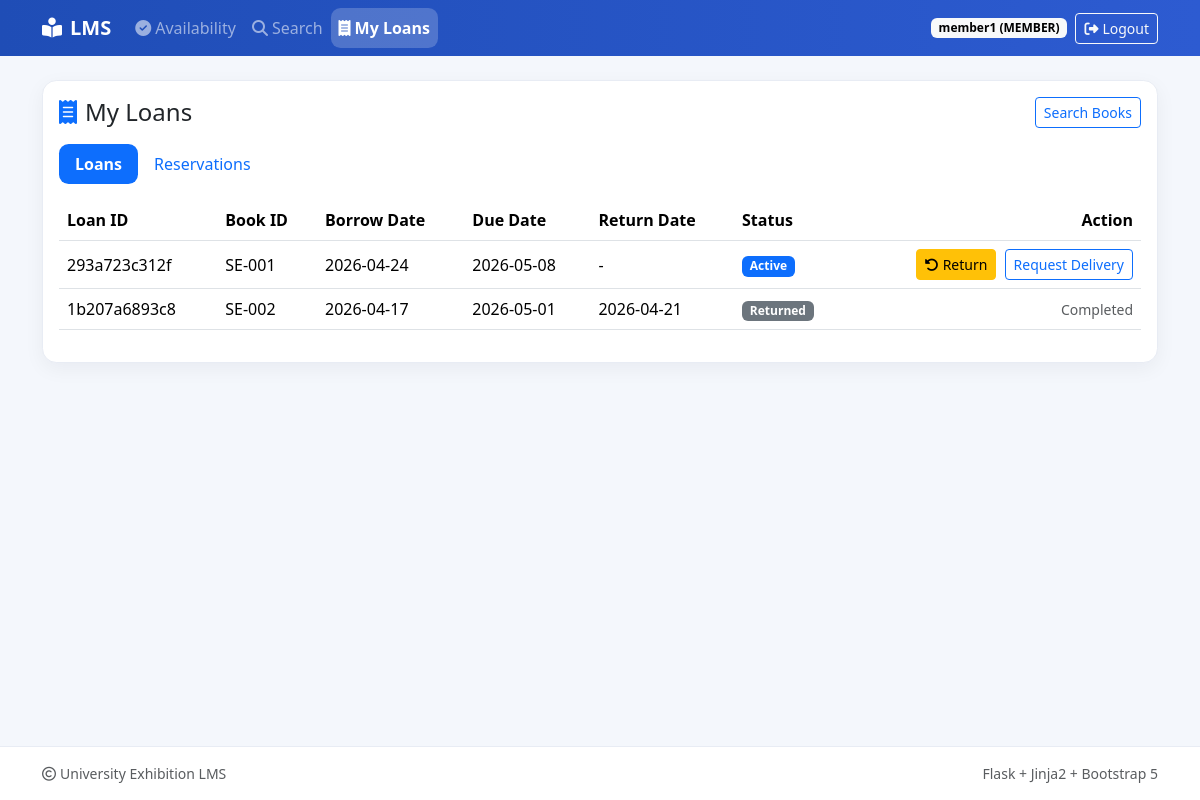
The app's page /member/loans (signed in), older data.
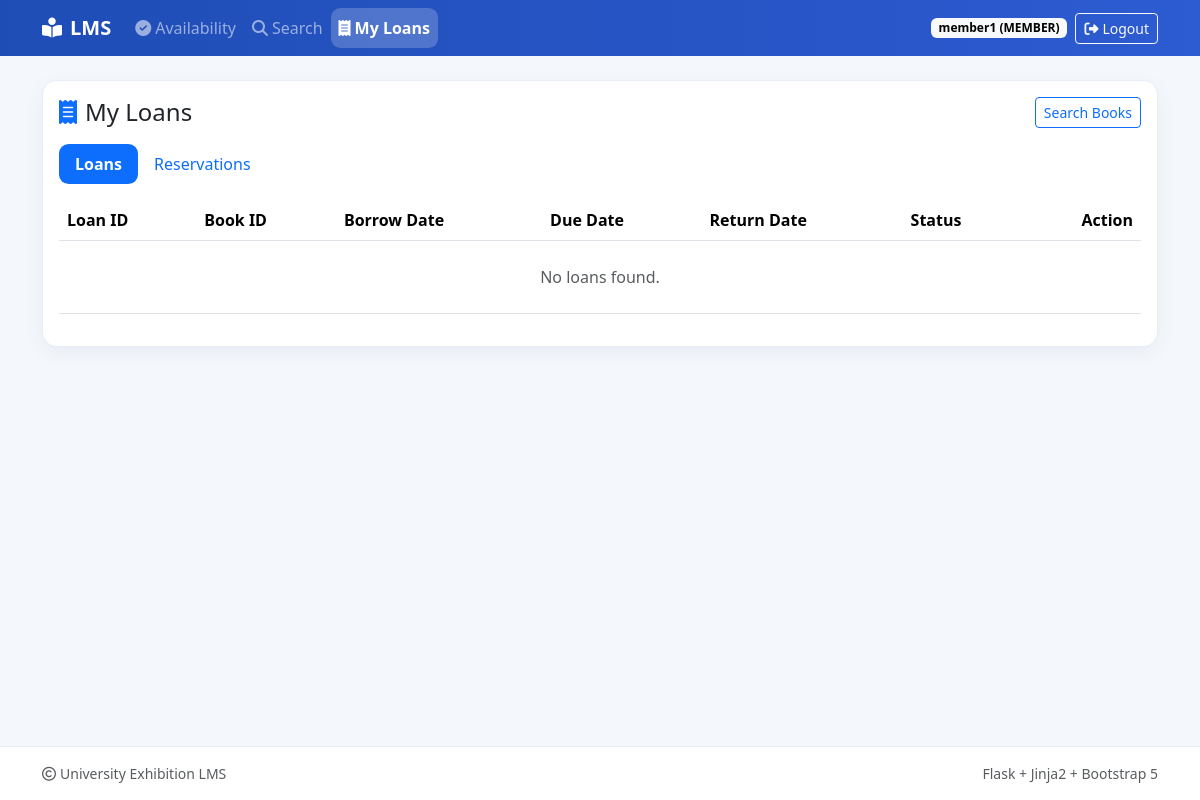
The same page, newer data.
### app/models.py (models this page shows, shortened)
class Loan(db.Model):
    __tablename__ = "loans"
    loanID = db.Column(db.String, primary_key=True)
    bookID = db.Column(db.String, db.ForeignKey("books.bookID"), nullable=False)
    memberID = db.Column(db.String, db.ForeignKey("members.userID"), nullable=False)
    borrowDate = db.Column(db.Date, nullable=False)
    dueDate = db.Column(db.Date, nullable=False)
    returnDate = db.Column(db.Date, nullable=True)
    status = db.Column(db.Enum(LoanStatus), nullable=False)
    member = db.relationship("Member", back_populates="loans")
    book = db.relationship("Book", back_populates="loans")
    deliveryRequest = db.relationship("DeliveryRequest", back_populates="loan", uselist=False, cascade="all, delete-orphan")

### app/routes/member.py (the view)
@member_bp.route("/loans", methods=["GET"])
@member_required
def my_loans():
    member_service = MemberService()
    loans = member_service.viewMyLoans()
    reservations = member_service.getActiveReservations()
    return render_template(
        "member/my_loans.html",
        loans=loans,
        reservations=reservations,
        today=date.today(),
    )

### app/routes/member.py (called while the page is built)
def member_required(view):
    @wraps(view)
    def wrapped(*args, **kwargs):
        if session.get("user_id") is None:
            flash("Please log in first.", "warning")
            return redirect(url_for("auth.login"))
        if session.get("role") != "MEMBER":
            flash("Member access required.", "danger")
            return redirect(url_for("auth.index"))
        return view(*args, **kwargs)
    return wrapped

### app/services/member_service.py (called while the page is built)
    def _is_authenticated_member(self) -> bool:
        return session.get("user_id") is not None and session.get("role") == UserRole.MEMBER.value

    def _expire_reservations(self) -> None:
        now = datetime.utcnow()
        expired = Reservation.query.filter(Reservation.status == "active", Reservation.expires_at < now).all()
        if expired:
            for reservation in expired:
                reservation.status = "expired"
            db.session.commit()

    def viewMyLoans(self) -> list[Loan]:
        if not self._is_authenticated_member():
            self.last_message = "Please log in first."
            return []
        self._expire_reservations()
        loans = Loan.query.filter_by(memberID=session["user_id"]).order_by(Loan.borrowDate.desc()).all()
        self.last_message = f"Found {len(loans)} loan(s)."
        return loans

    def getActiveReservations(self, memberId: str | None = None) -> list[Reservation]:
        if memberId is None:
            if not self._is_authenticated_member():
                return []
            memberId = session["user_id"]
        self._expire_reservations()
        return (
            Reservation.query.filter_by(member_id=memberId, status="active")
            .order_by(Reservation.reserved_at.desc())
            .all()
        )

### app/templates/member/my_loans.html (shortened to what this page needs)
{% extends "base.html" %}
{% block content %}
<div class="card">
  <div class="card-body">
    <div class="d-flex justify-content-between align-items-center mb-3">
      <h1 class="h4 mb-0"><i class="fa-solid fa-receipt me-2 text-primary"></i>My Loans</h1>
      <a href="{{ url_for('member.search') }}" class="btn btn-outline-primary btn-sm">Search Books</a>
    </div>
    <ul class="nav nav-pills mb-3" role="tablist">
      <li class="nav-item" role="presentation">
        <button class="nav-link active" data-bs-toggle="tab" data-bs-target="#loansTab" type="button">Loans</button>
      </li>
      <li class="nav-item" role="presentation">
        <button class="nav-link" data-bs-toggle="tab" data-bs-target="#reservationsTab" type="button">Reservations</button>
      </li>
    </ul>
    <div class="tab-content">
      <div class="tab-pane fade show active" id="loansTab">
        <div class="table-responsive">
      <table class="table table-hover align-middle js-data-table">
        <thead>
          <tr>
            <th>Loan ID</th>
            <th>Book ID</th>
            <th>Borrow Date</th>
            <th>Due Date</th>
            <th>Return Date</th>
            <th>Status</th>
            <th class="text-end">Action</th>
          </tr>
        </thead>
        <tbody>
          {% for loan in loans %}
            <tr>
              <td>{{ loan.loanID }}</td>
              <td>{{ loan.bookID }}</td>
              <td>{{ loan.borrowDate }}</td>
              <td class="{% if loan.status.value != 'RETURNED' and loan.dueDate < today %}text-danger fw-semibold{% endif %}">
                {{ loan.dueDate }}
              </td>
              <td>{{ loan.returnDate or '-' }}</td>
              <td>
                {% if loan.status.value == 'RETURNED' %}
                  <span class="badge text-bg-secondary">Returned</span>
                {% elif loan.status.value == 'OVERDUE' %}
                  <span class="badge text-bg-danger">Overdue</span>
                {% else %}
                  <span class="badge text-bg-primary">Active</span>
                {% endif %}
              </td>
              <td class="text-end">
                {% if loan.status.value != 'RETURNED' %}
                  <form method="post" action="{{ url_for('member.return_book') }}" class="d-inline js-disable-on-submit">
                    <button type="submit" class="btn btn-warning btn-sm"><i class="fa-solid fa-rotate-left me-1"></i>Return</button>
                  </form>
                  {% if loan.status.value == 'ACTIVE' %}
                    {% if loan.deliveryRequest and loan.deliveryRequest.status == 'pending' %}
                      <form method="post" action="{{ url_for('member.cancel_delivery', delivery_id=loan.deliveryRequest.id) }}" class="d-inline js-disable-on-submit">
                        <button type="submit" class="btn btn-outline-danger btn-sm ms-1">Cancel Delivery</button>
                      </form>
                    {% else %}
                      <a href="{{ url_for('member.request_delivery', loan_id=loan.loanID) }}" class="btn btn-outline-primary btn-sm ms-1">Request Delivery</a>
                    {% endif %}
                  {% endif %}
                {% else %}
                  <span class="text-muted small">Completed</span>
                {% endif %}
              </td>
            </tr>
          {% else %}
            <tr><td colspan="7" class="text-center text-muted py-4">No loans found.</td></tr>
          {% endfor %}
        </tbody>
      </table>
        </div>
      </div>
    </div>
  </div>
</div>
{% endblock %}

### app/templates/base.html (shortened to what this page needs)
<!doctype html>
<html lang="en">
<head>
  <link href="https://cdn.jsdelivr.net/npm/bootstrap@5.3.3/dist/css/bootstrap.min.css" rel="stylesheet">
  <link href="https://cdn.jsdelivr.net/npm/@fortawesome/fontawesome-free@6.5.2/css/all.min.css" rel="stylesheet">
  <link href="https://cdn.datatables.net/1.13.8/css/dataTables.bootstrap5.min.css" rel="stylesheet">
</head>
<body>
  {% set ep = request.endpoint or '' %}
  <nav class="navbar navbar-expand-lg navbar-dark" style="background:linear-gradient(90deg,#1f4db6,#2d5bd1);">
    <div class="container">
      <a class="navbar-brand d-flex align-items-center gap-2" href="{{ url_for('auth.index') }}">
        <i class="fa-solid fa-book-open-reader"></i>
        <span>LMS</span>
      </a>
      <div class="collapse navbar-collapse" id="mainNav">
        <ul class="navbar-nav me-auto mb-2 mb-lg-0">
          <li class="nav-item"><a class="nav-link {{ 'active' if ep == 'auth.availability' else '' }}" href="{{ url_for('auth.availability') }}"><i class="fa-solid fa-circle-check me-1"></i>Availability</a></li>
          {% if session.get('role') == 'MEMBER' %}
            <li class="nav-item"><a class="nav-link {{ 'active' if ep == 'member.search' else '' }}" href="{{ url_for('member.search') }}"><i class="fa-solid fa-magnifying-glass me-1"></i>Search</a></li>
            <li class="nav-item"><a class="nav-link {{ 'active' if ep in ['member.my_loans', 'member.return_book'] else '' }}" href="{{ url_for('member.my_loans') }}"><i class="fa-solid fa-receipt me-1"></i>My Loans</a></li>
          {% endif %}
        </ul>
        <div class="d-flex align-items-center gap-2">
          {% if session.get('user_id') %}
            <span class="badge text-bg-light">{{ session.get('username') }} ({{ session.get('role') }})</span>
            <form method="post" action="{{ url_for('auth.logout') }}" class="js-disable-on-submit">
              <button class="btn btn-outline-light btn-sm" type="submit"><i class="fa-solid fa-right-from-bracket me-1"></i>Logout</button>
            </form>
          {% else %}
            <a class="btn btn-light btn-sm" href="{{ url_for('auth.login') }}">Login</a>
          {% endif %}
        </div>
      </div>
    </div>
  </nav>
  <main class="page-shell container py-4">
    {% block content %}{% endblock %}
  </main>
  <footer class="footer py-3">
    <div class="container d-flex justify-content-between small text-muted">
      <span><i class="fa-regular fa-copyright me-1"></i>University Exhibition LMS</span>
      <span>Flask + Jinja2 + Bootstrap 5</span>
    </div>
  </footer>
</body>
</html>

### app/templates/base.html (style rules this page uses)
:root { --lms-primary: #1f4db6; --lms-primary-dark: #173a87; --lms-bg: #f4f7fc; }
body { background: var(--lms-bg); min-height: 100vh; display: flex; flex-direction: column; }
.navbar-brand { font-weight: 700; }
.page-shell { flex: 1 0 auto; }
.footer { border-top: 1px solid #e8ecf4; background: #fff; }
.nav-link.active { color: #fff !important; background: rgba(255,255,255,.2); border-radius: .6rem; font-weight: 600; }
.card { border: 1px solid #e8ecf4; border-radius: .9rem; box-shadow: 0 6px 20px rgba(16,24,40,.05); }

Row changes from the older to the newer data that the page shows:
removed Loan: loanID "293a723c312f", bookID "SE-001", borrowDate "2026-04-24", dueDate "2026-05-08", returnDate "-", status "Active"
removed Loan: loanID "1b207a6893c8", bookID "SE-002", borrowDate "2026-04-17", dueDate "2026-05-01", returnDate "2026-04-21", status "Returned"
Text that changed along with them:
text now shown: "No loans found."
